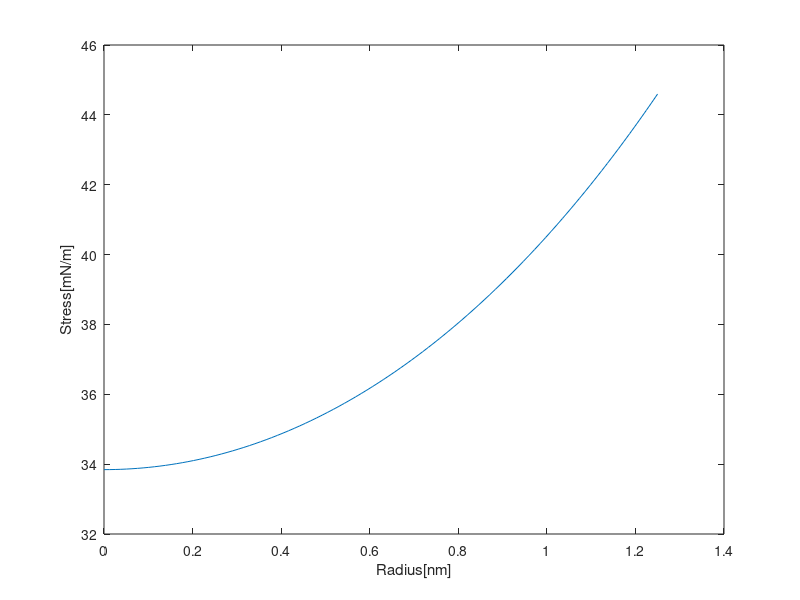

Recreate this plot in MATLAB. (Note: this script raises an error after producing the figure.)

clc
clear all
close all

kT=4.11*10^-21;
nm=10^-9;
kappa_m=10*kT;
l=2*nm;
kappa_t_m=kappa_m/l^2;
Radi0=1.25*nm;



Angle1=28.47;
Angle2=26.82;

Radius=linspace(0,Radi0,100);

Tilt1=tan(pi/180*(90-Angle1)/2);
Tilt2=tan(pi/180*(90-Angle2)/2);


Energy_density_no_tilt=kappa_t_m*((besseli(0,Radius/l)).^2+(besseli(1,Radius/l)).^2)./(besseli(1,Radi0/l)).^2;

figure(1)
plot(Radius/nm,Tilt1^2*Energy_density_no_tilt*1000)
hold on
%plot(Radius/nm,Tilt2^2*Energy_density_no_tilt*1000)
xL=xlabel('Radius[nm]');
yL=ylabel('Stress[mN/m]');
xL.FontSize=14;
xL.FontWeight='bold';
yL.FontSize=14;
yL.FontWeight='bold';
set(gcf,'color','white');
legend('0%','10%')

figure(2)
plot(Radius/nm,Tilt2^2*Energy_density_no_tilt*1000-Tilt1^2*Energy_density_no_tilt*1000)
xL=xlabel('Radius[nm]');
yL=ylabel('Delta Stress[mN/m]');
xL.FontSize=14;
xL.FontWeight='bold';
yL.FontSize=14;
yL.FontWeight='bold';
set(gcf,'color','white');




cd('D:\');
